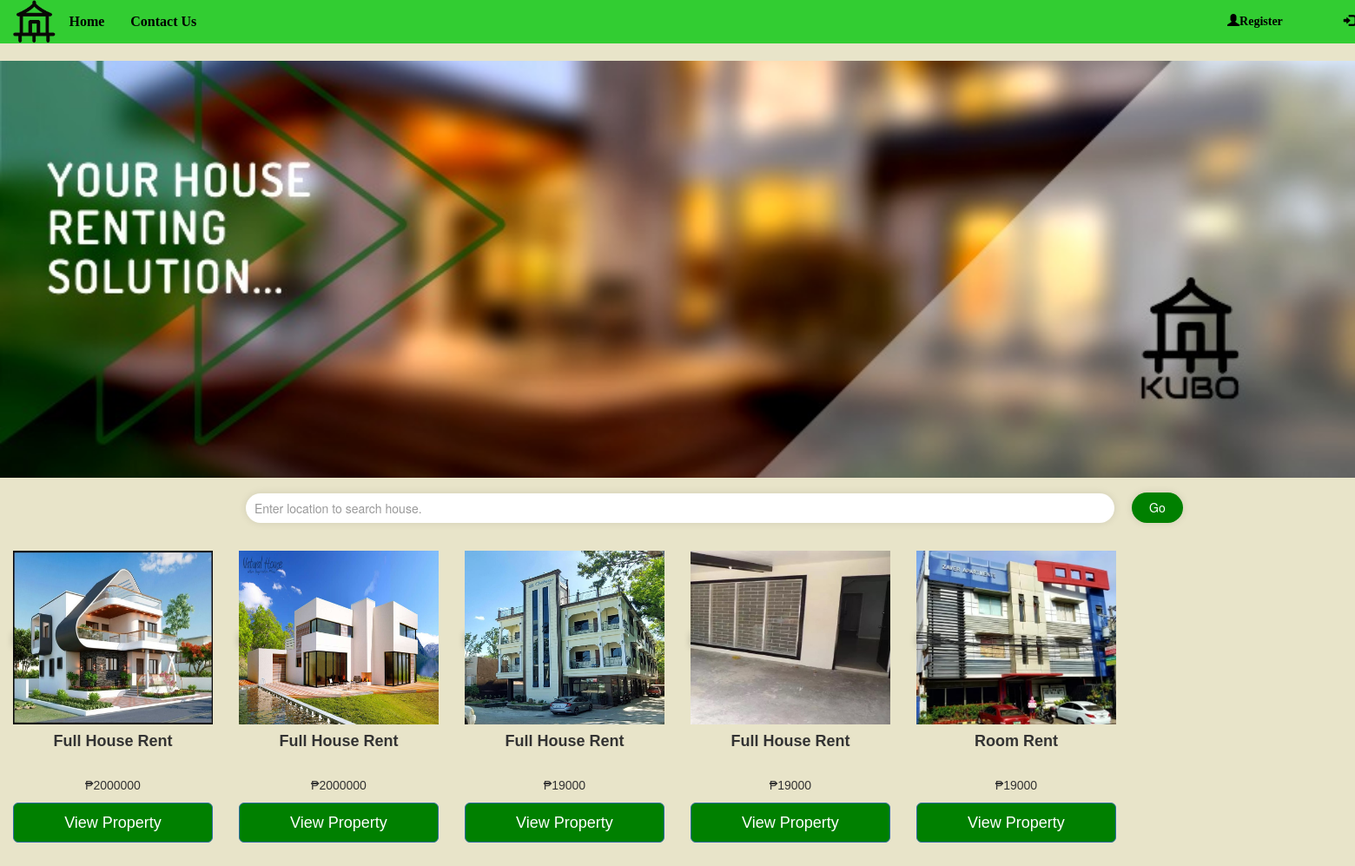
The page / on the database its author committed.
### tables this page shows
CREATE TABLE `add_property` (
  `property_id` int(10) NOT NULL,
  `country` varchar(50) NOT NULL,
  `province` varchar(50) NOT NULL,
  `zone` varchar(50) NOT NULL,
  `district` varchar(50) NOT NULL,
  `city` varchar(100) NOT NULL,
  `vdc_municipality` varchar(50) NOT NULL,
  `ward_no` int(10) NOT NULL,
  `tole` varchar(100) NOT NULL,
  `contact_no` bigint(10) NOT NULL,
  `property_type` varchar(50) NOT NULL,
  `estimated_price` bigint(10) NOT NULL,
  `total_rooms` int(10) NOT NULL,
  `bedroom` int(10) NOT NULL,
  `living_room` int(10) NOT NULL,
  `kitchen` int(10) NOT NULL,
  `bathroom` int(10) NOT NULL,
  `description` varchar(2000) NOT NULL,
  `latitude` decimal(9,6) NOT NULL,
  `longitude` decimal(9,6) NOT NULL,
  `owner_id` int(10) NOT NULL,
  `booked` varchar(30) NOT NULL
);

CREATE TABLE `property_photo` (
  `property_photo_id` int(12) NOT NULL,
  `p_photo` varchar(500) NOT NULL,
  `property_id` int(11) NOT NULL
);

### property-list.php (the view, shortened to what this page needs)
<?php
include("config/config.php");
 ?>
<!DOCTYPE html>
<html>
<head>
</head>
<body>
<?php
$sql="SELECT * FROM add_property";
    $query=mysqli_query($db,$sql);
    if(mysqli_num_rows($query)>0)
    {
      while ($rows=mysqli_fetch_assoc($query)) {
        $property_id=$rows['property_id'];
?>
<div class="col-sm-2">
<div class="card">
<?php
        $sql2="SELECT * FROM property_photo where property_id='$property_id'";
    $query2=mysqli_query($db,$sql2);
    if(mysqli_num_rows($query2)>0)
    {
      $row=mysqli_fetch_assoc($query2);
        $photo=$row['p_photo'];
        echo  '<img class="image" src="owner/'.$photo.'">'; }?>
  <h4><b><?php echo $rows['property_type']; ?></b></h4>
  <p><?php echo $rows['furnish'].'<br> ₱'.$rows['estimated_price'] ?></p>
  <p><?php echo '<a href="view-property.php?property_id='.$rows['property_id'].'"  class="btn btn-lg btn-primary btn-block" >View Property </a><br>'; ?></p><br>
</div>
</div>
</body>
</html>
<?php
}
    }
    ?>

### navbar.php (shortened to what this page needs)
<!DOCTYPE html>
<html lang="en">
<head>
  <link rel="stylesheet" href="https://maxcdn.bootstrapcdn.com/bootstrap/3.4.1/css/bootstrap.min.css">
  <link rel="stylesheet" type="text/css" href="css/index.css">
<nav class="navbar navbar-expand-sm navbar-light justify-content-between">
  <div class="container-fluid">
  <a class="navbar-header" href="index.php">
    <img src="images/logo3.png" alt="logo" style="height:50px;">
  </a>
  <ul class="nav navbar-nav">
    <li class="nav-item">
      <a class="nav-link" href="index.php">Home</a>
    </li>
    <li class="nav-item">
      <a class="nav-link" href="https://www.facebook.com/groups/917183626630424">Contact Us</a>
    </li>
  </ul>
  <ul class="nav navbar-nav navbar-right">
      <?php
if(isset($_SESSION["email"]) && !empty($_SESSION['email'])){
?>
<li class="dropdown">
        <a class="dropdown-toggle" data-toggle="dropdown" href="#"><span class="glyphicon glyphicon-user"></span> My Profile
        <span class="caret"></span></a>
        <ul class="dropdown-menu">
          <li><a href="profile.php">Profile</a></li>
          <li><a href="booked-property.php">Booked Property</a></li>
          <li><a href="logout.php">Logout</a></li>
        </ul>
      </li>
<?php
}
else {?>
      <li class="register"><a class="registerbutton" href="how-to-register.php"><span class="glyphicon glyphicon-user" id="registerlogo"></span>Register</a></li>
      <li class="login"><a class="loginbutton" href="how-to-login.php"><span class="glyphicon glyphicon-log-in" id="loginlogo"></span> Login</a></li>
    <?php } ?>
    </ul>
  </div>
</nav>
</body>
</html>

### index.php (shortened to what this page needs)
<?php
include("navbar.php");
 ?>
<div class="bg"></div><br>
<div class="container active-cyan-4 mb-4 inline">
	<form method="POST" action="search-property.php">
    <div class="search">
  <input class="form-control" type="text" placeholder="Enter location to search house." name="search_property" aria-label="Search">
  <button type="submit">Go</button>
  </div>
  </form>
</div>
<?php
include("property-list.php");
 ?>

### css/index.css (style rules this page uses)
body { overflow-x: hidden; }
.nav-item { font-family: cursive; font-size: 2vh; font-weight: bold; }
.nav-link { color: black; }
.register { font-family: cursive; position: absolute; right: 10vh; }
.registerbutton { color: black; font-weight: bold; }
#registerlogo { color: black; }
.login { font-family: cursive; position: absolute; right: 5vh; }
.loginbutton { color: black; font-weight: bold; }
#loginlogo { color: black; }
.container-fluid { background-color: #32cd32; position: absolute; top: -0.1vh; left: -0.1vh; width: 206.8vh; }

### index.php (style rules this page uses)
body, html { height: 100%; margin: 0; }
.bg { background-image: url("images/welcomelogo.jpg"); height: 60%; background-position: bottom; background-repeat: no-repeat; background-size: cover; }
.search { display: inline-block; position: relative; top: -2vh; left: 9vh; }
.search input[type="text"] { width: 1000px; padding: 10px; border: none; border-radius: 20px; box-shadow: 0 0 10px rgba(0, 0, 0, 0.1); }
.search button[type="submit"] { background-color: green; border: none; color: white; cursor: pointer; padding: 7.5px 20px; border-radius: 20px; box-shadow: 0 0 10px rgba(0, 0, 0, 0.1); position: absolute; top: -0.1vh; left: 127.5vh; transition: .9s ease; }
.form-control { position: absolute; }

### property-list.php (style rules this page uses)
body { background-color: #e8e4c9; }
.card { box-shadow: 0 4px 8px 0 rgba(0, 0, 0, 0.2); max-width: 100%; min-width: 100%; margin: auto; text-align: center; font-family: arial; display: inline; }
.container { padding: 2px 16px; }
.btn { width: 100%; color: white; background-color: green; }
.image { min-width: 100%; min-height: 200px; max-width: 100%; max-height:200px; }

### rows shown on the page
add_property: property_photo.p_photo (picture), property_type "Full House Rent", estimated_price "2000000"
add_property: property_photo.p_photo (picture), property_type "Full House Rent", estimated_price "2000000"
add_property: property_photo.p_photo (picture), property_type "Full House Rent", estimated_price "19000"
add_property: property_photo.p_photo (picture), property_type "Full House Rent", estimated_price "19000"
add_property: property_photo.p_photo (picture), property_type "Room Rent", estimated_price "19000"
